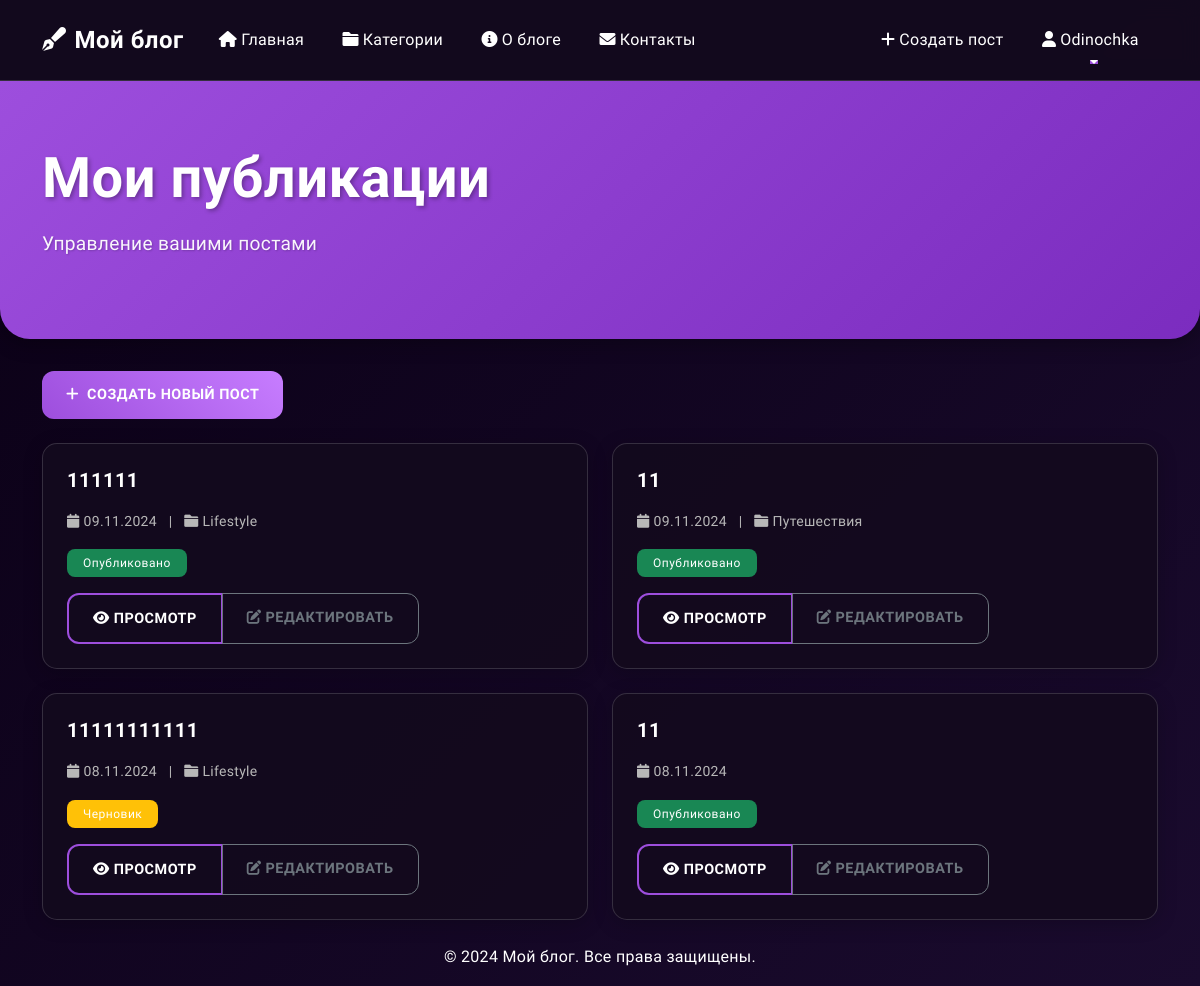
/my-posts/ (signed in), run on the app's committed database.
### blog/models.py (models this page shows, shortened)
class Post(models.Model):
    title = models.CharField(max_length=200, verbose_name="Заголовок")
    content = RichTextField(verbose_name="Содержание")
    author = models.ForeignKey(User, on_delete=models.CASCADE, related_name='posts')
    category = models.ForeignKey(Category, on_delete=models.SET_NULL, null=True, related_name='posts')
    created_at = models.DateTimeField(auto_now_add=True)
    updated_at = models.DateTimeField(auto_now=True)
    is_published = models.BooleanField(default=False)
    thumbnail = models.ImageField(upload_to='post_thumbnails/', null=True, blank=True, verbose_name="Обложка поста")
    attachments = models.ManyToManyField('PostAttachment', blank=True, related_name='posts')
    views_count = models.PositiveIntegerField(default=0)
    is_locked = models.BooleanField(default=False, verbose_name="Заблокирован")
    class Meta:
        ordering = ['-created_at']
        verbose_name = "Пост"
        verbose_name_plural = "Посты"

class Category(models.Model):
    name = models.CharField(max_length=100, verbose_name="Название")
    slug = models.SlugField(unique=True, blank=True)
    description = models.TextField(verbose_name="Описание")
    icon = models.CharField(max_length=50, default="fa-folder")
    class Meta:
        verbose_name = "Категория"
        verbose_name_plural = "Категории"

### blog/views.py (the view)
# urls.py: path('my-posts/', views.my_posts, name='my_posts'),
@login_required
def my_posts(request):
    posts = Post.objects.filter(author=request.user)
    return render(request, 'blog/my_posts.html', {'posts': posts})

### blog/templates/blog/my_posts.html (shortened to what this page needs)
{% extends 'base.html' %}
{% block content %}
<div class="hero-section">
    <div class="container">
        <h1 class="display-4">Мои публикации</h1>
        <p class="lead">Управление вашими постами</p>
    </div>
</div>
<div class="container">
    <div class="mb-4">
        <a href="{% url 'blog:create_post' %}" class="btn btn-primary">
            <i class="fas fa-plus me-2"></i>Создать новый пост
        </a>
    </div>
    <div class="row">
        {% for post in posts %}
        <div class="col-md-6 mb-4">
            <div class="card h-100">
                <div class="card-body">
                    <h5 class="card-title">{{ post.title }}</h5>
                    <p class="card-text text-muted">
                        <small>
                            <i class="fas fa-calendar me-1"></i>{{ post.created_at|date:"d.m.Y" }}
                            {% if post.category %}
                            <span class="mx-2">|</span>
                            <i class="fas fa-folder me-1"></i>{{ post.category.name }}
                            {% endif %}
                        </small>
                    </p>
                    <p class="card-text">
                        <span class="badge {% if post.is_published %}bg-success{% else %}bg-warning{% endif %}">
                            {% if post.is_published %}Опубликовано{% else %}Черновик{% endif %}
                        </span>
                    </p>
                    <div class="btn-group">
                        <a href="{% url 'blog:post_detail' pk=post.pk %}" class="btn btn-outline-primary">
                            <i class="fas fa-eye me-1"></i>Просмотр
                        </a>
                        <a href="{% url 'blog:edit_post' pk=post.pk %}" class="btn btn-outline-secondary">
                            <i class="fas fa-edit me-1"></i>Редактировать
                        </a>
                    </div>
                </div>
            </div>
        </div>
        {% endfor %}
    </div>
</div>
{% endblock %}

### templates/base.html (shortened to what this page needs)
{% load static %}
<!DOCTYPE html>
<html lang="ru">
<head>
    <link href="https://cdn.jsdelivr.net/npm/bootstrap@5.3.0/dist/css/bootstrap.min.css" rel="stylesheet">
    <link href="https://cdnjs.cloudflare.com/ajax/libs/font-awesome/6.0.0/css/all.min.css" rel="stylesheet">
    <link rel="stylesheet" href="https://cdnjs.cloudflare.com/ajax/libs/animate.css/4.1.1/animate.min.css"/>
    <link href="{% static 'css/style.css' %}" rel="stylesheet">
</head>
<body>
    <nav class="navbar navbar-expand-lg navbar-dark">
        <div class="container">
            <a class="navbar-brand" href="{% url 'blog:home' %}">
                <i class="fas fa-pen-fancy me-2"></i>Мой блог
            </a>
            <div class="collapse navbar-collapse" id="navbarNav">
                <ul class="navbar-nav me-auto">
                    <li class="nav-item">
                        <a class="nav-link" href="{% url 'blog:home' %}">
                            <i class="fas fa-home me-1"></i>Главная
                        </a>
                    </li>
                    <li class="nav-item">
                        <a class="nav-link" href="{% url 'blog:categories' %}">
                            <i class="fas fa-folder me-1"></i>Категории
                        </a>
                    </li>
                    <li class="nav-item">
                        <a class="nav-link" href="{% url 'blog:about' %}">
                            <i class="fas fa-info-circle me-1"></i>О блоге
                        </a>
                    </li>
                    <li class="nav-item">
                        <a class="nav-link" href="{% url 'blog:contact' %}">
                            <i class="fas fa-envelope me-1"></i>Контакты
                        </a>
                    </li>
                </ul>
                <ul class="navbar-nav">
                    {% if user.is_authenticated %}
                    <li class="nav-item">
                        <a class="nav-link" href="{% url 'blog:create_post' %}">
                            <i class="fas fa-plus me-1"></i>Создать пост
                        </a>
                    </li>
                    <li class="nav-item dropdown">
                        <a class="nav-link dropdown-toggle" href="#" id="userDropdown" role="button" data-bs-toggle="dropdown">
                            <i class="fas fa-user me-1"></i>{{ user.username }}
                        </a>
                    </li>
                    {% else %}
                    <li class="nav-item">
                        <a class="nav-link" href="{% url 'login' %}">
                            <i class="fas fa-sign-in-alt me-1"></i>Войти
                        </a>
                    </li>
                    {% endif %}
                </ul>
            </div>
        </div>
    </nav>
    <main class="flex-grow-1">
        {% block content %}{% endblock %}
    </main>
    <footer class="footer mt-auto">
        <div class="container">
            <p class="text-center">&copy; 2024 Мой блог. Все права защищены.</p>
        </div>
    </footer>
</body>
</html>

### static/css/style.css (style rules this page uses)
:root { --primary-color: #9D4EDD; --secondary-color: #7B2CBF; --accent-color: #C77DFF; --background-color: #0A0015; --card-bg: rgba(20, 10, 30, 0.95); --text-color: #FFFFFF; --text-muted: #B8B8B8; --link-color: #E0AAFF; --hover-color: #F3D1FF; --border-color: rgba(255, 255, 255, 0.15); --input-bg: rgba(30, 15, 45, 0.95); }
body { font-family: 'Quicksand', sans-serif; background: linear-gradient(135deg, var(--background-color), #1A0B2E); color: var(--text-color); min-height: 100vh; line-height: 1.6; letter-spacing: 0.3px; }
.navbar { background: var(--card-bg) !important; backdrop-filter: blur(10px); border-bottom: 1px solid var(--border-color); padding: 1rem; transition: all 0.3s ease; }
.navbar-brand { color: var(--text-color) !important; font-weight: 700; font-size: 1.5rem; letter-spacing: 0.5px; }
.nav-link { color: var(--text-color) !important; font-weight: 500; padding: 0.7rem 1.2rem !important; border-radius: 12px; transition: all 0.3s ease; position: relative; overflow: hidden; }
.nav-link::after { content: ''; position: absolute; bottom: 0; left: 50%; width: 0; height: 2px; background: var(--primary-color); transition: all 0.3s ease; transform: translateX(-50%); }
.card { background: var(--card-bg); border: 1px solid var(--border-color); border-radius: 15px; box-shadow: 0 4px 20px rgba(0, 0, 0, 0.2); transition: all 0.3s cubic-bezier(0.4, 0, 0.2, 1); }
.card-body { padding: 1.5rem; }
.card-title { color: var(--text-color); font-weight: 600; margin-bottom: 1rem; letter-spacing: 0.5px; }
.card-text { color: var(--text-muted); }
.btn { padding: 0.8rem 1.5rem; border-radius: 12px; font-weight: 600; letter-spacing: 0.5px; transition: all 0.3s cubic-bezier(0.4, 0, 0.2, 1); text-transform: uppercase; font-size: 0.9rem; position: relative; overflow: hidden; z-index: 1; }
.btn::before { content: ''; position: absolute; top: 0; left: 0; width: 100%; height: 100%; background: linear-gradient(45deg, var(--primary-color), var(--accent-color)); opacity: 0; z-index: -1; transition: opacity 0.3s ease; }
.btn-primary { background: linear-gradient(45deg, var(--primary-color), var(--accent-color)); border: none; color: white !important; }
.btn-outline-primary { border: 2px solid var(--primary-color); color: var(--text-color) !important; background: transparent; }
.hero-section { background: linear-gradient(135deg, var(--primary-color), var(--secondary-color)); padding: 4rem 0; margin-bottom: 2rem; border-radius: 0 0 30px 30px; box-shadow: 0 4px 20px rgba(0, 0, 0, 0.3); }
.hero-section h1 { color: white; font-weight: 700; margin-bottom: 1rem; text-shadow: 2px 2px 4px rgba(0, 0, 0, 0.3); }
.hero-section .lead { color: rgba(255, 255, 255, 0.95); font-size: 1.2rem; text-shadow: 1px 1px 2px rgba(0, 0, 0, 0.2); }
.badge { padding: 0.5rem 1rem; border-radius: 8px; font-weight: 500; letter-spacing: 0.5px; }
h1, h2, h3, h4, h5, h6 { color: var(--text-color); font-weight: 600; letter-spacing: 0.5px; }
.text-muted { color: var(--text-muted) !important; }
a { color: var(--link-color); text-decoration: none; transition: all 0.3s ease; }
.form-control, .btn { transition: all 0.3s cubic-bezier(0.4, 0, 0.2, 1); }
.navbar { backdrop-filter: blur(10px); transition: all 0.3s ease; }
.nav-link { position: relative; overflow: hidden; }
.card { transition: all 0.3s cubic-bezier(0.4, 0, 0.2, 1); }
.btn { position: relative; overflow: hidden; z-index: 1; }

### data on the page
Post: title "111111", created_at "09.11.2024", category.name "Lifestyle", is_published "Опубликовано"
Post: title "11", created_at "09.11.2024", category.name "Путешествия", is_published "Опубликовано"
Post: title "11111111111", created_at "08.11.2024", category.name "Lifestyle", is_published "Черновик"
Post: title "11", created_at "08.11.2024", is_published "Опубликовано"

### other printed values
{{ user.username }} "Odinochka"
